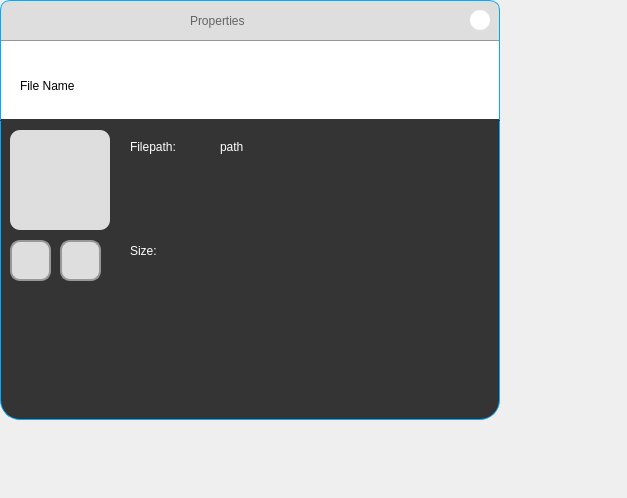
<?xml version="1.0" encoding="UTF-8"?>
<ui version="4.0">
 <class>properties</class>
 <widget class="QDialog" name="properties">
  <property name="geometry">
   <rect>
    <x>0</x>
    <y>0</y>
    <width>627</width>
    <height>498</height>
   </rect>
  </property>
  <property name="windowTitle">
   <string>Dialog</string>
  </property>
  <widget class="QWidget" name="widget_1" native="true">
   <property name="geometry">
    <rect>
     <x>0</x>
     <y>0</y>
     <width>500</width>
     <height>120</height>
    </rect>
   </property>
   <property name="minimumSize">
    <size>
     <width>500</width>
     <height>120</height>
    </size>
   </property>
   <property name="styleSheet">
    <string notr="true">QWidget#widget_1{
	background-color: rgb(255, 255, 255);
	border: 1px solid  ;
	border-color: white rgb(0, 170, 255) rgb(52, 52, 52) rgb(0, 170, 255);
	border-top-left-radius: 12px;
	border-top-right-radius: 12px;
}
</string>
   </property>
   <widget class="QLabel" name="filename">
    <property name="geometry">
     <rect>
      <x>20</x>
      <y>60</y>
      <width>461</width>
      <height>51</height>
     </rect>
    </property>
    <property name="styleSheet">
     <string notr="true">font: 63 16pt &quot;Cascadia Code PL SemiBold&quot;;
</string>
    </property>
    <property name="text">
     <string>File Name</string>
    </property>
   </widget>
   <widget class="QWidget" name="title_bar" native="true">
    <property name="geometry">
     <rect>
      <x>0</x>
      <y>0</y>
      <width>500</width>
      <height>41</height>
     </rect>
    </property>
    <property name="styleSheet">
     <string notr="true">QWidget#title_bar{
	background-color: rgb(222, 222, 222);
	border: 1px solid  ;
	border-color: rgb(0, 170, 255) rgb(0, 170, 255)  rgb(150, 150, 150) rgb(0, 170, 255);
	border-top-left-radius: 10px;
	border-top-right-radius: 10px;
}
</string>
    </property>
    <widget class="QPushButton" name="close_btn">
     <property name="geometry">
      <rect>
       <x>470</x>
       <y>10</y>
       <width>20</width>
       <height>20</height>
      </rect>
     </property>
     <property name="styleSheet">
      <string notr="true">background-color: rgb(255, 255, 255);
border-radius: 10px;</string>
     </property>
     <property name="text">
      <string/>
     </property>
     <property name="iconSize">
      <size>
       <width>20</width>
       <height>20</height>
      </size>
     </property>
     <property name="checkable">
      <bool>false</bool>
     </property>
     <property name="autoDefault">
      <bool>false</bool>
     </property>
     <property name="default">
      <bool>false</bool>
     </property>
     <property name="flat">
      <bool>true</bool>
     </property>
    </widget>
    <widget class="QLabel" name="title_2">
     <property name="geometry">
      <rect>
       <x>190</x>
       <y>5</y>
       <width>131</width>
       <height>31</height>
      </rect>
     </property>
     <property name="styleSheet">
      <string notr="true">font: 63 14pt &quot;Cascadia Code PL SemiBold&quot;;
color: rgb(100, 100, 100);
background-color: rgb(222, 222, 222);</string>
     </property>
     <property name="text">
      <string>Properties</string>
     </property>
    </widget>
   </widget>
  </widget>
  <widget class="QWidget" name="widget_2" native="true">
   <property name="geometry">
    <rect>
     <x>0</x>
     <y>120</y>
     <width>500</width>
     <height>300</height>
    </rect>
   </property>
   <property name="styleSheet">
    <string notr="true">QWidget#widget_2{
	background-color: rgb(52, 52, 52);
	border: 1px solid  ;
	border-color: rgb(52, 52, 52)  rgb(0, 170, 255)  rgb(0, 170, 255) rgb(0, 170, 255);
	border-bottom-left-radius: 20px;
	border-bottom-right-radius: 20px;
}
</string>
   </property>
   <widget class="QPushButton" name="shelf">
    <property name="geometry">
     <rect>
      <x>10</x>
      <y>10</y>
      <width>100</width>
      <height>100</height>
     </rect>
    </property>
    <property name="styleSheet">
     <string notr="true">background-color: rgb(222, 222, 222);
border-radius: 10px;
</string>
    </property>
    <property name="text">
     <string/>
    </property>
    <property name="iconSize">
     <size>
      <width>40</width>
      <height>40</height>
     </size>
    </property>
    <property name="checkable">
     <bool>false</bool>
    </property>
   </widget>
   <widget class="QPushButton" name="open_exp">
    <property name="geometry">
     <rect>
      <x>10</x>
      <y>120</y>
      <width>41</width>
      <height>41</height>
     </rect>
    </property>
    <property name="styleSheet">
     <string notr="true">QPushButton#open_exp{
border: 2px solid  ;
border-color: rgb(152, 152, 152);
background-color: rgb(222, 222, 222);
border-radius: 10px;
}

QPushButton#open_exp::hover{
border: 2px solid  ;
border-color: rgb(152, 152, 152);
background-color: rgb(248, 222, 126);
border-radius: 10px;
}</string>
    </property>
    <property name="text">
     <string/>
    </property>
    <property name="iconSize">
     <size>
      <width>20</width>
      <height>20</height>
     </size>
    </property>
    <property name="checkable">
     <bool>false</bool>
    </property>
   </widget>
   <widget class="QLabel" name="filepath_label">
    <property name="geometry">
     <rect>
      <x>130</x>
      <y>20</y>
      <width>81</width>
      <height>31</height>
     </rect>
    </property>
    <property name="minimumSize">
     <size>
      <width>0</width>
      <height>0</height>
     </size>
    </property>
    <property name="maximumSize">
     <size>
      <width>360</width>
      <height>60</height>
     </size>
    </property>
    <property name="styleSheet">
     <string notr="true">font: 63 12pt &quot;Cascadia Code PL SemiBold&quot;;
color: rgb(255, 255, 255);
word-wrap: break-word;</string>
    </property>
    <property name="text">
     <string>Filepath:</string>
    </property>
    <property name="alignment">
     <set>Qt::AlignLeading|Qt::AlignLeft|Qt::AlignTop</set>
    </property>
    <property name="wordWrap">
     <bool>true</bool>
    </property>
   </widget>
   <widget class="QLabel" name="size">
    <property name="geometry">
     <rect>
      <x>130</x>
      <y>120</y>
      <width>141</width>
      <height>21</height>
     </rect>
    </property>
    <property name="styleSheet">
     <string notr="true">font: 63 12pt &quot;Cascadia Code PL SemiBold&quot;;
color: rgb(255, 255, 255);</string>
    </property>
    <property name="text">
     <string>Size:</string>
    </property>
   </widget>
   <widget class="QLabel" name="filepath">
    <property name="geometry">
     <rect>
      <x>220</x>
      <y>20</y>
      <width>261</width>
      <height>81</height>
     </rect>
    </property>
    <property name="minimumSize">
     <size>
      <width>0</width>
      <height>0</height>
     </size>
    </property>
    <property name="maximumSize">
     <size>
      <width>360</width>
      <height>100</height>
     </size>
    </property>
    <property name="styleSheet">
     <string notr="true">font: 63 12pt &quot;Cascadia Code PL SemiBold&quot;;
color: rgb(255, 255, 255);
word-wrap: break-word;</string>
    </property>
    <property name="text">
     <string>path</string>
    </property>
    <property name="alignment">
     <set>Qt::AlignLeading|Qt::AlignLeft|Qt::AlignTop</set>
    </property>
    <property name="wordWrap">
     <bool>true</bool>
    </property>
   </widget>
   <widget class="QPushButton" name="copy">
    <property name="geometry">
     <rect>
      <x>60</x>
      <y>120</y>
      <width>41</width>
      <height>41</height>
     </rect>
    </property>
    <property name="styleSheet">
     <string notr="true">QPushButton#copy{
border: 2px solid  ;
border-color: rgb(152, 152, 152);
background-color: rgb(222, 222, 222);
border-radius: 10px;
}

QPushButton#copy::hover{
border: 2px solid;
border-color: rgb(150, 150, 150);
background-color: rgb(255, 100, 100);
border-radius: 10px;
}</string>
    </property>
    <property name="text">
     <string/>
    </property>
    <property name="iconSize">
     <size>
      <width>20</width>
      <height>20</height>
     </size>
    </property>
    <property name="checkable">
     <bool>false</bool>
    </property>
   </widget>
  </widget>
 </widget>
 <resources/>
 <connections/>
</ui>
